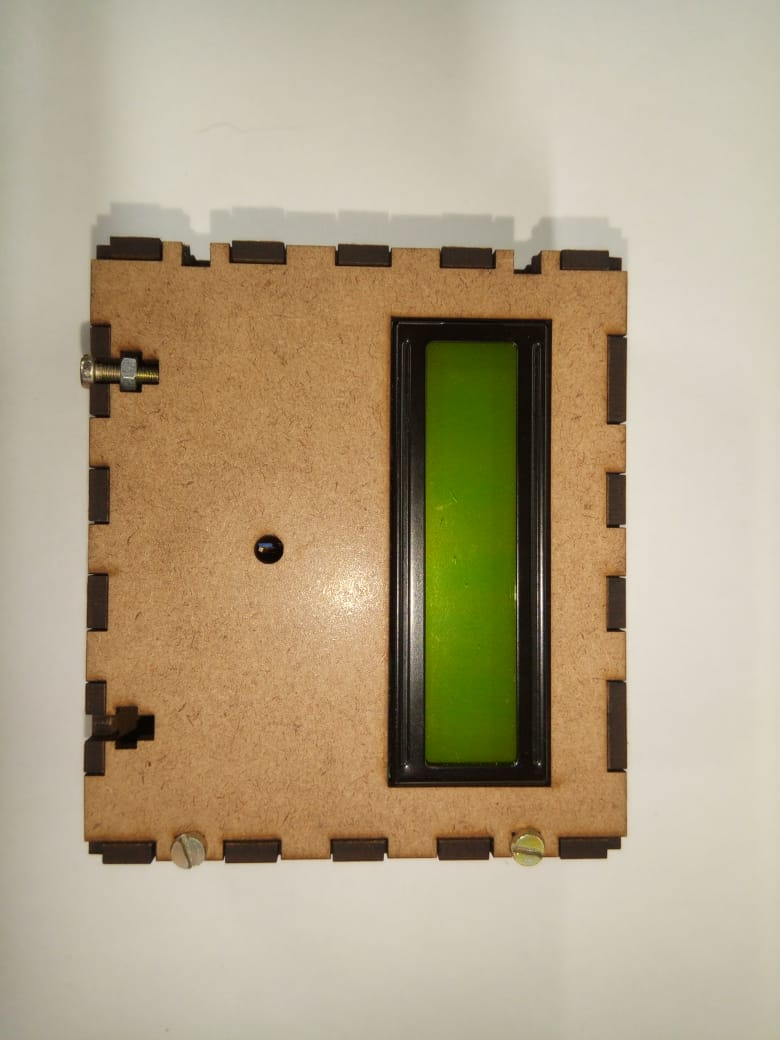
#> input picture APS3/Figuras_APS3/Fig1_caixa1.jpg, 780 x 1040 px, found by its file name; the run also reads 3 pictures not shown here
$ jupyter execute --allow-errors APS3.ipynb
#> lines starting #> are read from the running program, lines starting #| are printed output that depends on the picture; after the words box and inside, x2 and y2 are one past the last pixel; in counts of white or black regions, pixels touching at a corner belong together
[cell 1]
import cv2
import numpy as np
import matplotlib.pyplot as plt

# Questão 1
### Parafusos Caixa

[cell 2]
Fig1_caixa1 = cv2.imread("Figuras_APS3/Fig1_Caixa1.jpg", cv2.IMREAD_COLOR)
#> Fig1_caixa1 is the input picture: shape (1040, 780, 3); mean B, G, R 132.7, 161.7, 176.8
Fig1_caixa2 = cv2.imread("Figuras_APS3/Fig1_Caixa2.jpg", cv2.IMREAD_COLOR)
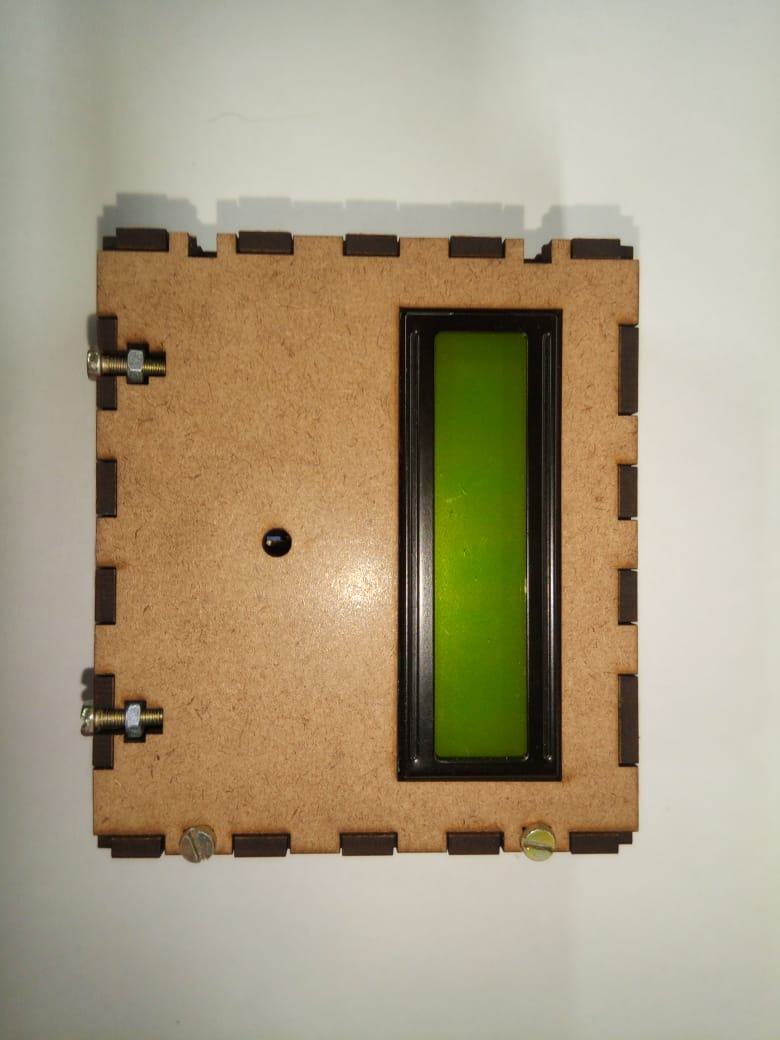
#> input picture APS3/Figuras_APS3/Fig1_caixa2.jpg, 780 x 1040 px, found by its file name
#> Fig1_caixa2 is the input picture: shape (1040, 780, 3); mean B, G, R 128.2, 154.8, 168
Fig1_caixa3 = cv2.imread("Figuras_APS3/Fig1_Caixa3.jpg", cv2.IMREAD_COLOR)
Fig1_caixa4 = cv2.imread("Figuras_APS3/Fig1_Caixa4.jpg", cv2.IMREAD_COLOR)
Fig1_caixa5 = cv2.imread("Figuras_APS3/Fig1_Caixa5.jpg", cv2.IMREAD_COLOR)
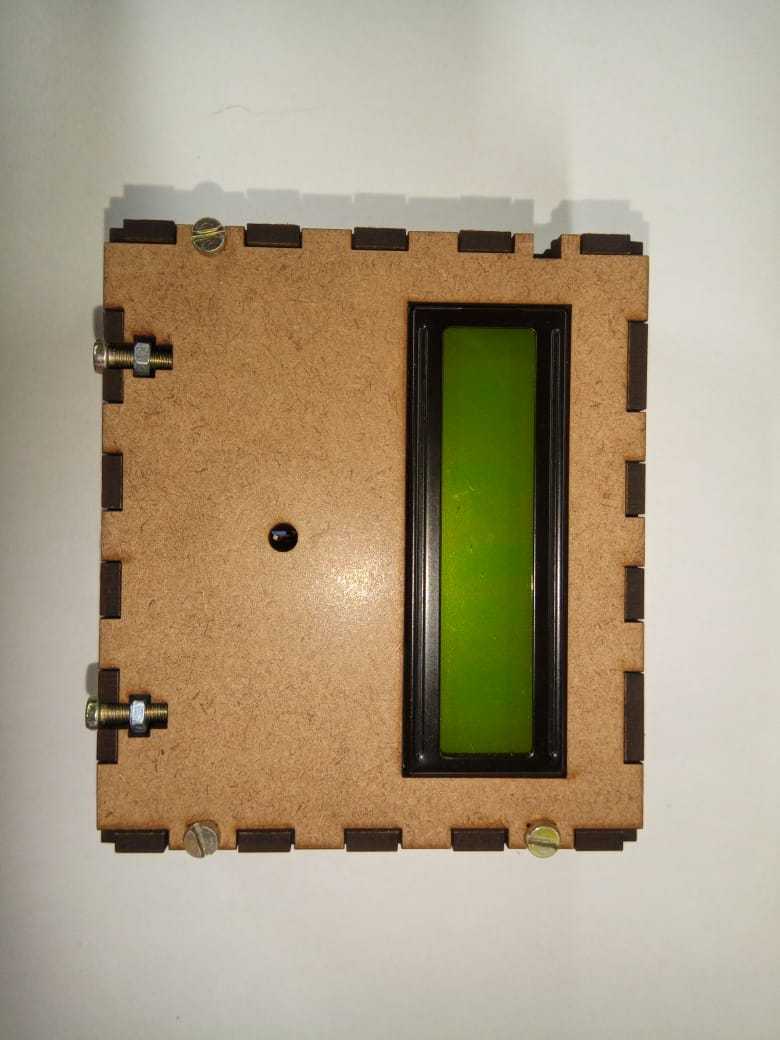
#> input picture APS3/Figuras_APS3/Fig1_caixa5.jpg, 780 x 1040 px, found by its file name
#> Fig1_caixa5 is the input picture: shape (1040, 780, 3); mean B, G, R 129.6, 155.3, 169.6

img_Caixa1_HSV = cv2.cvtColor(Fig1_caixa1,cv2.COLOR_BGR2HSV)
img_Caixa2_HSV = cv2.cvtColor(Fig1_caixa2,cv2.COLOR_BGR2HSV)
img_Caixa3_HSV = cv2.cvtColor(Fig1_caixa3,cv2.COLOR_BGR2HSV)
img_Caixa4_HSV = cv2.cvtColor(Fig1_caixa4,cv2.COLOR_BGR2HSV)
img_Caixa5_HSV = cv2.cvtColor(Fig1_caixa5,cv2.COLOR_BGR2HSV)

[H1,S1,V1] = cv2.split(img_Caixa1_HSV)
[H2,S2,V2] = cv2.split(img_Caixa2_HSV)
[H3,S3,V3] = cv2.split(img_Caixa3_HSV)
[H4,S4,V4] = cv2.split(img_Caixa4_HSV)
[H5,S5,V5] = cv2.split(img_Caixa5_HSV)


plt.figure(figsize=(15,10))
plt.subplot(1,5,1)
plt.imshow(S1 , cmap='gray')
plt.title('Original Image')
plt.axis('off')

plt.subplot(1,5,2)
plt.imshow(S2, cmap='gray')
plt.title('Original Image')
plt.axis('off')

plt.subplot(1,5,3)
plt.imshow(S3, cmap='gray')
plt.title('Original Image')
plt.axis('off')

plt.subplot(1,5,4)
plt.imshow(S4, cmap='gray')
plt.title('Original Image')
plt.axis('off')

plt.subplot(1,5,5)
plt.imshow(S5, cmap='gray')
plt.title('Original Image')
plt.axis('off')

plt.tight_layout()
plt.show()

[cell 3]
FigParafuso1 = np.where((S1<50) , 255, 0).astype(np.uint8)
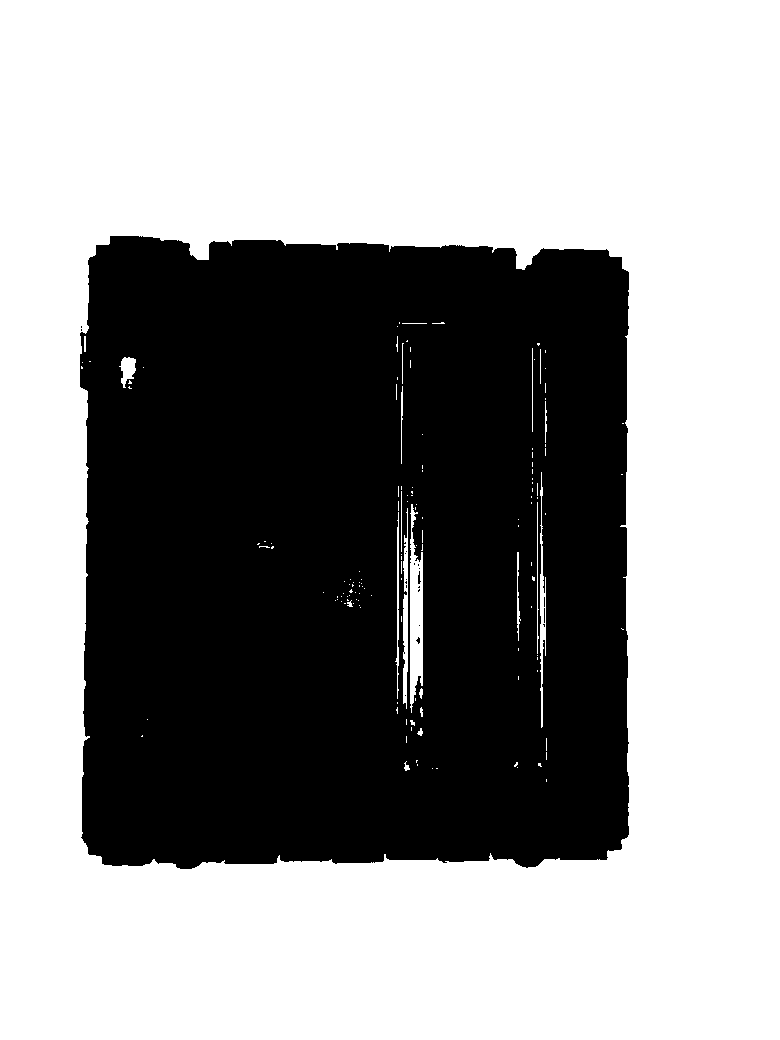
#> FigParafuso1: shape (1040, 780); 59.6% white; 20 black regions (18 under 20 px), largest, box (x1, y1, x2, y2) and area: (80, 236, 629, 869) 327978, (418, 571, 421, 584) 23
FigParafuso2 = np.where((S2<50) , 255, 0).astype(np.uint8)
FigParafuso3 = np.where((S3<50) , 255, 0).astype(np.uint8)
FigParafuso4 = np.where((S4<50) , 255, 0).astype(np.uint8)
FigParafuso5 = np.where((S5<50) , 255, 0).astype(np.uint8)


plt.figure(figsize=(15,10))
plt.subplot(1,5,1)
plt.imshow(FigParafuso1 , cmap='gray')
plt.title('Original Image')
plt.axis('off')

plt.subplot(1,5,2)
plt.imshow(FigParafuso2, cmap='gray')
plt.title('Original Image')
plt.axis('off')

plt.subplot(1,5,3)
plt.imshow(FigParafuso3, cmap='gray')
plt.title('Original Image')
plt.axis('off')

plt.subplot(1,5,4)
plt.imshow(FigParafuso4, cmap='gray')
plt.title('Original Image')
plt.axis('off')

plt.subplot(1,5,5)
plt.imshow(FigParafuso5, cmap='gray')
plt.title('Original Image')
plt.axis('off')

plt.tight_layout()
plt.show()

[cell 4]
FigParafuso1Esq =FigParafuso1 [0:FigParafuso1.shape[0],0:200]
FigParafuso2Esq =FigParafuso2 [0:FigParafuso2.shape[0],0:200]
FigParafuso3Esq =FigParafuso3 [0:FigParafuso3.shape[0],0:200]
FigParafuso4Esq =FigParafuso4 [0:FigParafuso4.shape[0],0:200]
FigParafuso5Esq =FigParafuso5 [0:FigParafuso5.shape[0],0:200]

plt.figure(figsize=(15,10))
plt.subplot(1,5,1)
plt.imshow(FigParafuso1Esq , cmap='gray')
plt.title('Original Image')
plt.axis('off')

plt.subplot(1,5,2)
plt.imshow(FigParafuso2Esq, cmap='gray')
plt.title('Original Image')
plt.axis('off')

plt.subplot(1,5,3)
plt.imshow(FigParafuso3Esq, cmap='gray')
plt.title('Original Image')
plt.axis('off')

plt.subplot(1,5,4)
plt.imshow(FigParafuso4Esq, cmap='gray')
plt.title('Original Image')
plt.axis('off')

plt.subplot(1,5,5)
plt.imshow(FigParafuso5Esq, cmap='gray')
plt.title('Original Image')
plt.axis('off')

plt.tight_layout()
plt.show()

[cell 5]
def EroDil (k1,k2,i1,i2,Img):
#> called with k1 = 3, k2 = 3, i1 = 1, i2 = 3
    kernel1 = np.ones((k1,k1),np.uint8)
    kernel2 = np.ones((k2,k2),np.uint8)
    Img_eroded = cv2.erode(Img,kernel1,iterations=i1)
    Img_Final = cv2.dilate(Img_eroded,kernel2,iterations=i2)
    return(Img_Final)

FigParafuso1Esq_Limpo =EroDil(3,3,1,3,FigParafuso1Esq)
FigParafuso2Esq_Limpo =EroDil(3,3,2,3,FigParafuso2Esq)
FigParafuso3Esq_Limpo =EroDil(3,3,3,3,FigParafuso3Esq)
FigParafuso4Esq_Limpo =EroDil(3,3,3,5,FigParafuso4Esq)
FigParafuso5Esq_Limpo =EroDil(3,3,3,7,FigParafuso5Esq)
#> in EroDil (call 5), `Img_Final = cv2.dilate(Img_eroded,kernel2,iterations=i2)`:
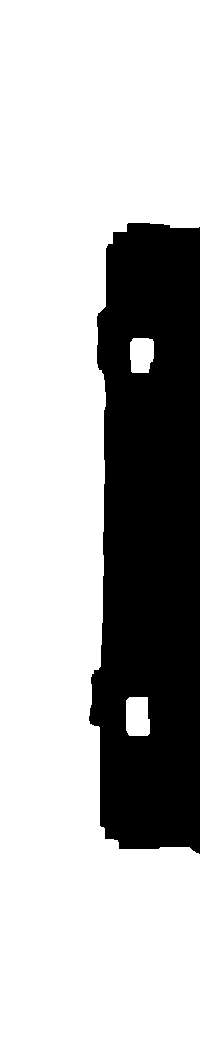
#> Img_Final: shape (1040, 200); 71.5% white; 1 black region, box (x1, y1, x2, y2) and area: (89, 223, 200, 854) 59271

plt.figure(figsize=(15,10))
plt.subplot(1,5,1)
plt.imshow(FigParafuso1Esq_Limpo , cmap='gray')
plt.title('Original Image')
plt.axis('off')

plt.subplot(1,5,2)
plt.imshow(FigParafuso2Esq_Limpo, cmap='gray')
plt.title('Original Image')
plt.axis('off')

plt.subplot(1,5,3)
plt.imshow(FigParafuso3Esq_Limpo, cmap='gray')
plt.title('Original Image')
plt.axis('off')

plt.subplot(1,5,4)
plt.imshow(FigParafuso4Esq_Limpo, cmap='gray')
plt.title('Original Image')
plt.axis('off')

plt.subplot(1,5,5)
plt.imshow(FigParafuso5Esq_Limpo, cmap='gray')
plt.title('Original Image')
plt.axis('off')

plt.tight_layout()
plt.show()

[cell 6]
def blobs(Img):
    # Set up the detector with default parameters.
    params = cv2.SimpleBlobDetector_Params()
    # Set blob color (0=black, 255=white)
    params.filterByColor = True
    params.blobColor = 255
    # Filter by Area
    params.filterByArea = True
    params.minArea = 1
    params.maxArea = 20000
    # Filter by Circularity
    params.filterByCircularity = False
    # params.minCircularity = 0.8
    # #params.maxCircularity = 1.2
    # Filter by Convexity
    params.filterByConvexity = False
    #params.minConvexity = 0.87
    #params.maxConvexity = 1
    # Filter by Inertia
    params.filterByInertia = False
    #params.minInertiaRatio = 0.01
    #params.maxInertiaRatio = 1
    # Set up the detector with default parameters.
    detector = cv2.SimpleBlobDetector_create(params)
    # Detect blobs
    KP = detector.detect(Img)
#> KP = 1 keypoints; (x, y, size): (127, 369, 24.5)
    Esquerda = ""
    imgCor = cv2.cvtColor(Img,cv2.COLOR_GRAY2RGB)
    i=1
    for KPi in KP:
        print("Blob_", i, ": X= ", KPi.pt[0], " Y= ", KPi.pt[1], " size=", KPi.size**2, " ang=", KPi.angle)
        imgCor = cv2.putText(imgCor, str(i), (int(KPi.pt[0]),int(KPi.pt[1])), cv2.FONT_HERSHEY_PLAIN, 1, (0,0,255))
        i=i+1
#> this loop made 1 pass
#> (KPi, i) on pass 1: (keypoint at (127.3, 369), size 24.5, 2)
#> (printed output is left out)
#> after the loop, i = 2
    if len(KP)==0:
        Esquerda ="Faltando ambos parafusos da Esquerda"
    if len (KP)==1:
        if KP[0].pt[1]<450:
            Esquerda ="Faltando um Parafuso na parte inferior da Esquerda"
        if KP[0].pt[1]>450:
            Esquerda ="Faltando um Parafuso na parte superior da Esquerda"
    if len(KP)==2:
        Esquerda="Possui todos os Parafusos da esquerda"
    return Esquerda
print(blobs(FigParafuso1Esq_Limpo))
#| Faltando um Parafuso na parte inferior da Esquerda
print(blobs(FigParafuso2Esq_Limpo))
#> in blobs (call 2), `KP = detector.detect(Img)`: KP = 2 keypoints; (x, y, size): (133, 720, 29.1), (134, 362, 24.5)
#> the loop in blobs (call 2), `for KPi in KP:` made 2 passes
#> (KPi, i) on passes 1 to 2: (keypoint at (132.7, 720.1), size 29.1, 2), (keypoint at (134.3, 361.7), size 24.5, 3)
#> (printed output is left out)
#| Possui todos os Parafusos da esquerda
print(blobs(FigParafuso3Esq_Limpo))
#> in blobs (call 3), `KP = detector.detect(Img)`: KP = 2 keypoints; (x, y, size): (139, 717, 25), (144, 354, 18.5)
#| Possui todos os Parafusos da esquerda
print(blobs(FigParafuso4Esq_Limpo))
#> in blobs (call 4), `KP = detector.detect(Img)`: KP = 2 keypoints; (x, y, size): (142, 723, 31.5), (149, 366, 27.4)
#| Possui todos os Parafusos da esquerda
print(blobs(FigParafuso5Esq_Limpo))
#> in blobs (call 5), `KP = detector.detect(Img)`: KP = 2 keypoints; (x, y, size): (137, 716, 35.2), (141, 354, 32.5)
#| Possui todos os Parafusos da esquerda

[cell 7]
FigParafuso1Topo =FigParafuso1 [0:275,0:FigParafuso1.shape[1]]
FigParafuso2Topo =FigParafuso2 [0:275,0:FigParafuso2.shape[1]]
FigParafuso3Topo =FigParafuso3 [0:275,0:FigParafuso3.shape[1]]
FigParafuso4Topo =FigParafuso4 [0:275,0:FigParafuso4.shape[1]]
FigParafuso5Topo =FigParafuso5 [0:275,0:FigParafuso5.shape[1]]

plt.figure(figsize=(15,10))
plt.subplot(1,5,1)
plt.imshow(FigParafuso1Topo , cmap='gray')
plt.title('Original Image')
plt.axis('off')

plt.subplot(1,5,2)
plt.imshow(FigParafuso2Topo, cmap='gray')
plt.title('Original Image')
plt.axis('off')

plt.subplot(1,5,3)
plt.imshow(FigParafuso3Topo, cmap='gray')
plt.title('Original Image')
plt.axis('off')

plt.subplot(1,5,4)
plt.imshow(FigParafuso4Topo, cmap='gray')
plt.title('Original Image')
plt.axis('off')

plt.subplot(1,5,5)
plt.imshow(FigParafuso5Topo, cmap='gray')
plt.title('Original Image')
plt.axis('off')

plt.tight_layout()
plt.show()

[cell 8]
FigParafuso1Topo_Limpo =EroDil(3,3,1,17,FigParafuso1Topo)
FigParafuso2Topo_Limpo =EroDil(3,3,1,27,FigParafuso2Topo)
FigParafuso3Topo_Limpo =EroDil(3,3,1,17,FigParafuso3Topo)
FigParafuso4Topo_Limpo =EroDil(3,3,1,20,FigParafuso4Topo)
FigParafuso5Topo_Limpo =EroDil(3,3,1,25,FigParafuso5Topo)

plt.figure(figsize=(15,10))
plt.subplot(1,5,1)
plt.imshow(FigParafuso1Topo_Limpo , cmap='gray')
plt.title('Original Image')
plt.axis('off')

plt.subplot(1,5,2)
plt.imshow(FigParafuso2Topo_Limpo, cmap='gray')
plt.title('Original Image')
plt.axis('off')

plt.subplot(1,5,3)
plt.imshow(FigParafuso3Topo_Limpo, cmap='gray')
plt.title('Original Image')
plt.axis('off')

plt.subplot(1,5,4)
plt.imshow(FigParafuso4Topo_Limpo, cmap='gray')
plt.title('Original Image')
plt.axis('off')

plt.subplot(1,5,5)
plt.imshow(FigParafuso5Topo_Limpo, cmap='gray')
plt.title('Original Image')
plt.axis('off')

plt.tight_layout()
plt.show()

[cell 9]
def blobs2(Img):
    # Set up the detector with default parameters.
    params2 = cv2.SimpleBlobDetector_Params()
    # Set blob color (0=black, 255=white)
    params2.filterByColor = True
    params2.blobColor = 255
    # Filter by Area
    params2.filterByArea = False
    # params2.minArea = 1
    # params2.maxArea = 20000
    # Filter by Circularity
    params2.filterByCircularity = False
    # params.minCircularity = 0.8
    # #params.maxCircularity = 1.2
    # Filter by Convexity
    params2.filterByConvexity = False
    #params.minConvexity = 0.87
    #params.maxConvexity = 1
    # Filter by Inertia
    params2.filterByInertia = False
    #params.minInertiaRatio = 0.01
    #params.maxInertiaRatio = 1
    # Set up the detector with default parameters.
    detector2 = cv2.SimpleBlobDetector_create(params2)
    # Detect blobs
    KP2 = detector2.detect(Img)
#> KP2 = 3 keypoints; (x, y, size): (350, 267, 143.6), (143, 266, 42.9), (573, 270, 31.5)

    imgCor2 = cv2.cvtColor(Img,cv2.COLOR_GRAY2RGB)
    i=1
    Topo = ""
    for KPi in KP2:
        print("Blob_", i, ": X= ", KPi.pt[0], " Y= ", KPi.pt[1], " size=", KPi.size**2, " ang=", KPi.angle)
        imgCor2 = cv2.putText(imgCor2, str(i), (int(KPi.pt[0]),int(KPi.pt[1])), cv2.FONT_HERSHEY_PLAIN, 1, (0,0,255))
        i=i+1
#> this loop made 3 passes
#> KPi on passes 1 to 3: keypoint at (573.3, 270.3), size 31.5, keypoint at (349.9, 267.5), size 143.6, keypoint at (142.7, 265.5), size 42.9
#> (printed output is left out)
#> after the loop, i = 4
    if len (KP2)==1:
        Topo="Possui todos parafusos no topo"
    if len(KP2)==2:
        if KP2[0].pt[0]<500:
            Topo="Faltando Parafuso na Esquerda do Topo"
        if KP2[0].pt[0]>500:
            Topo="Faltando Parafuso na Direita do Topo"
    if len(KP2)==3:
        Topo="Faltando os dois Parafusos do Topo"
    return(Topo)
print(blobs2(255-FigParafuso1Topo_Limpo))
#| Faltando os dois Parafusos do Topo
print(blobs2(255-FigParafuso2Topo_Limpo))
#> in blobs2 (call 2), `KP2 = detector2.detect(Img)`: KP2 = 3 keypoints; (x, y, size): (362, 268, 135), (150, 267, 30.8), (585, 270, 19.3)
#> the loop in blobs2 (call 2), `for KPi in KP2:` made 3 passes
#> KPi on passes 1 to 3: keypoint at (584.6, 270.2), size 19.3, keypoint at (362.2, 268), size 135, keypoint at (150.4, 267.1), size 30.8
#> (printed output is left out)
#| Faltando os dois Parafusos do Topo
print(blobs2(255-FigParafuso3Topo_Limpo))
#> in blobs2 (call 3), `KP2 = detector2.detect(Img)`: KP2 = 1 keypoints; (x, y, size): (357, 260, 269.3)
#| Possui todos parafusos no topo
print(blobs2(255-FigParafuso4Topo_Limpo))
#> in blobs2 (call 4), `KP2 = detector2.detect(Img)`: KP2 = 2 keypoints; (x, y, size): (405, 268, 190.4), (164, 266, 39.5)
#| Faltando Parafuso na Esquerda do Topo
print(blobs2(255-FigParafuso5Topo_Limpo))
#> in blobs2 (call 5), `KP2 = detector2.detect(Img)`: KP2 = 2 keypoints; (x, y, size): (308, 263, 202.7), (595, 267, 28.3)
#| Faltando Parafuso na Direita do Topo

[cell 10]
print(blobs(FigParafuso1Esq_Limpo)," ",blobs2(255-FigParafuso1Topo_Limpo))
#> in blobs (call 6), `KP = detector.detect(Img)`: KP = 1 keypoints; (x, y, size): (127, 369, 24.5)
#> in blobs2 (call 6), `KP2 = detector2.detect(Img)`: KP2 = 3 keypoints; (x, y, size): (350, 267, 143.6), (143, 266, 42.9), (573, 270, 31.5)
#| Faltando um Parafuso na parte inferior da Esquerda   Faltando os dois Parafusos do Topo
print(blobs(FigParafuso2Esq_Limpo)," ",blobs2(255-FigParafuso2Topo_Limpo))
#> in blobs (call 7), `KP = detector.detect(Img)`: KP = 2 keypoints; (x, y, size): (133, 720, 29.1), (134, 362, 24.5)
#> in blobs2 (call 7), `KP2 = detector2.detect(Img)`: KP2 = 3 keypoints; (x, y, size): (362, 268, 135), (150, 267, 30.8), (585, 270, 19.3)
#| Possui todos os Parafusos da esquerda   Faltando os dois Parafusos do Topo
print(blobs(FigParafuso3Esq_Limpo)," ",blobs2(255-FigParafuso3Topo_Limpo))
#> in blobs (call 8), `KP = detector.detect(Img)`: KP = 2 keypoints; (x, y, size): (139, 717, 25), (144, 354, 18.5)
#> in blobs2 (call 8), `KP2 = detector2.detect(Img)`: KP2 = 1 keypoints; (x, y, size): (357, 260, 269.3)
#| Possui todos os Parafusos da esquerda   Possui todos parafusos no topo
print(blobs(FigParafuso4Esq_Limpo)," ",blobs2(255-FigParafuso4Topo_Limpo))
#> in blobs (call 9), `KP = detector.detect(Img)`: KP = 2 keypoints; (x, y, size): (142, 723, 31.5), (149, 366, 27.4)
#> in blobs2 (call 9), `KP2 = detector2.detect(Img)`: KP2 = 2 keypoints; (x, y, size): (405, 268, 190.4), (164, 266, 39.5)
#| Possui todos os Parafusos da esquerda   Faltando Parafuso na Esquerda do Topo
print(blobs(FigParafuso5Esq_Limpo)," ",blobs2(255-FigParafuso5Topo_Limpo))
#> in blobs (call 10), `KP = detector.detect(Img)`: KP = 2 keypoints; (x, y, size): (137, 716, 35.2), (141, 354, 32.5)
#> in blobs2 (call 10), `KP2 = detector2.detect(Img)`: KP2 = 2 keypoints; (x, y, size): (308, 263, 202.7), (595, 267, 28.3)
#| Possui todos os Parafusos da esquerda   Faltando Parafuso na Direita do Topo

# Questão 2
### Peças Metalicas

[cell 11]
Fig2_Esteira1 = cv2.imread("Figuras_APS3/Fig2_Esteira1.png", cv2.IMREAD_COLOR)
Fig2_Esteira2 = cv2.imread("Figuras_APS3/Fig2_Esteira2.png", cv2.IMREAD_COLOR)
Fig2_Esteira3 = cv2.imread("Figuras_APS3/Fig2_Esteira3.png", cv2.IMREAD_COLOR)

Fig2_Esteira1_RGB = cv2.cvtColor(Fig2_Esteira1,cv2.COLOR_BGR2RGB)
#> (the rest of this cell did not finish here and is left out)

[cell 12]
Fig2_Esteira1_RGB_Corte =Fig2_Esteira1_RGB [210:Fig2_Esteira1_RGB.shape[0]-200,0:Fig2_Esteira1_RGB.shape[1]-150]
#> (the rest of this cell did not finish here and is left out)

[cell 13]
def ex2(imgRGB):
    HSV = cv2.cvtColor(imgRGB,cv2.COLOR_BGR2HSV)
    [H,S,V] = cv2.split(HSV)
    S_bin = np.where((S>100) , 255, 0).astype(np.uint8)

    # Set up the detector with default parameters.
    params = cv2.SimpleBlobDetector_Params()
    # Set blob color (0=black, 255=white)
    params.filterByColor = True
    params.blobColor = 255
    # Filter by Area
    params.filterByArea = True
    params.minArea = 200
    params.maxArea = 200000
    # Filter by Circularity
    params.filterByCircularity = False
    # params.minCircularity = 0.8
    # #params.maxCircularity = 1.2
    # Filter by Convexity
    params.filterByConvexity = False
    #params.minConvexity = 0.87
    #params.maxConvexity = 1
    # Filter by Inertia
    params.filterByInertia = False
    #params.minInertiaRatio = 0.01
    #params.maxInertiaRatio = 1
    # Set up the detector with default parameters.
    detector = cv2.SimpleBlobDetector_create(params)
    # Detect blobs
    KP = detector.detect(S_bin)
#> KP = 2 keypoints; (x, y, size): (528, 198, 200.6), (840, 144, 191.5)

    imgCor = cv2.cvtColor(S_bin,cv2.COLOR_GRAY2RGB)
    i=1
    for KPi in KP:
        print("Blob_", i, ": X= ", KPi.pt[0], " Y= ", KPi.pt[1], " size=", KPi.size**2, " ang=", KPi.angle)
        imgCor = cv2.putText(imgCor, str(i), (int(KPi.pt[0]),int(KPi.pt[1])), cv2.FONT_HERSHEY_PLAIN, 1, (0,0,255))
        i=i+1
#> this loop made 2 passes
#> (KPi, i) on passes 1 to 2: (keypoint at (528.1, 198.5), size 200.6, 2), (keypoint at (840.3, 144.5), size 191.5, 3)
#> (printed output is left out)
#> after the loop, i = 3
    ValorKP = 0
    X_Max = KP[0].pt[0]
#> X_Max = 528.1
    Y_Max = KP[0].pt[1]
#> Y_Max = 198.5
    if KP[1].pt[0]>X_Max:
        X_Max=KP[1].pt[0]
#> X_Max = 840.3
        Y_Max= KP[1].pt[1]
#> Y_Max = 144.5
        ValorKp = 1

    Cor =""
    # return(int(X_Max),int(Y_Max))
    # return(H.shape)
    if H[int(Y_Max),int(X_Max)]<90 and H[int(Y_Max),int(X_Max)]>60:
        Cor = "Verde"
    else:
        Cor = "Azul"
    # return(Cor)
    # return(H)
    H_Cortado=H[0:H.shape[0],int(X_Max)+50:H.shape[1]]
    H_Cortado_bin=np.where((H_Cortado<1) , 255, 0).astype(np.uint8)
    Area = (H_Cortado_bin/255).sum()
#> Area = 255
    situacao =""
    if int(Area)<200:
        situacao="Desaprovado"
    else:
        situacao ="Aprovado"
    return(Cor+" " +situacao)

print(ex2(Fig2_Esteira1_RGB_Corte))
#| Azul Aprovado
#> (the rest of this cell did not finish here and is left out)
